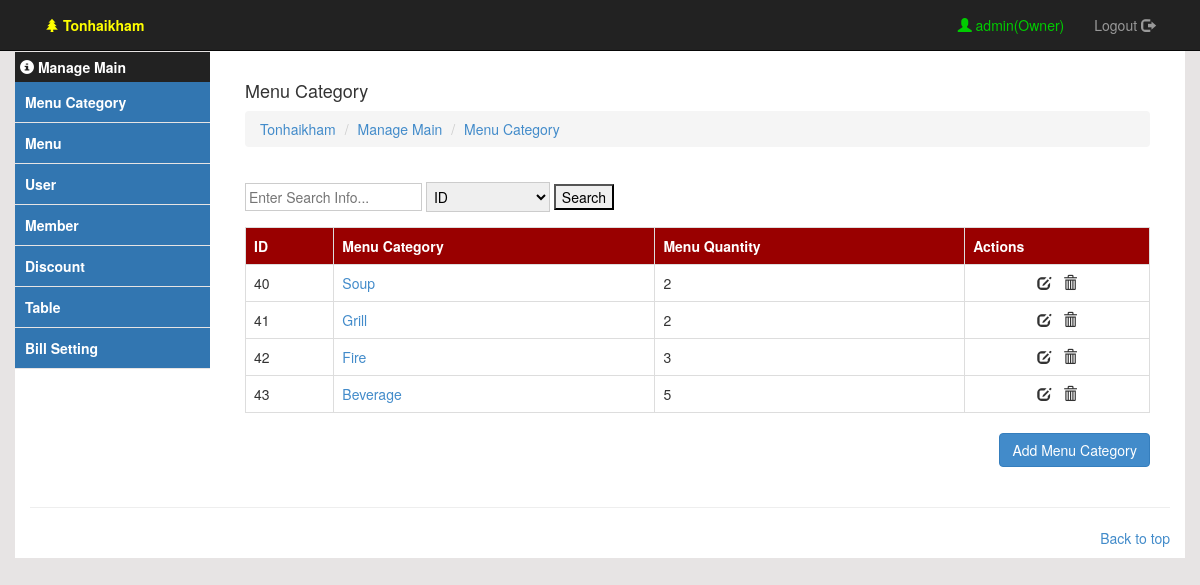
The app's page /main_manage.php?page=menu_type (signed in) with its own data.
### tables this page shows
CREATE TABLE `menu_category` (
  `menu_cate_id` int(11) NOT NULL,
  `menu_cate_name` varchar(50) NOT NULL
);

### includes/libraries/database.class.php (called while the page is built, shortened)
<?php
class Database {
    private $connection;
    private $hostname;
    private $username;
    private $password;
    public function __construct() {
        $this->hostname = DATABASE_HOST;
        $this->username = DATABASE_USER;
        $this->password = DATABASE_PASSWORD;
        $this->database = DATABASE_NAME;
    }
    public function openConnection() {
        $this->connection = mysql_connect($this->hostname, $this->username, $this->password);
    }
    public function executeStatement($statement) {
        $result = mysql_query($statement, $this->connection) or die(mysql_error());
        return $result;
    }
    public function executeSql($sql) {
        $result = $this->executeStatement($sql);
        $dataset = array();
        while ($row = mysql_fetch_object($result)) {
            $dataset[] = $row;
        }
        return $dataset;
    }
}

### includes/templates/view/menu_type.php (the view, shortened to what this page needs)
<?php
$txt_search = mysql_real_escape_string(trim(isset($_REQUEST['search_txt']) ? $_REQUEST['search_txt']: NULL));
$type_search = mysql_real_escape_string(trim(isset($_REQUEST['search_type']) ? $_REQUEST['search_type']:NULL));
$type_search_arr['ID'] = "WHERE `menu_category`.menu_cate_id LIKE '%$txt_search%' ";
$type_search_arr['Menu Category'] = "WHERE `menu_category`.menu_cate_name LIKE '%$txt_search%' ";
$type_search_arr['Menu Quantity'] = "WHERE `menu_category`.count_menu LIKE '%$txt_search%' ";
$sql_menu = "SELECT * FROM (SELECT `menu_category`.*, count(menu_id) as count_menu FROM `menu_category`
    LEFT JOIN `menu` ON `menu_category`.menu_cate_id = `menu`.menu_cate_id
    GROUP BY `menu_category`.menu_cate_id  ORDER BY `menu_cate_id` ASC) AS menu_category  " . (isset($type_search_arr[$type_search]) ? $type_search_arr[$type_search]: NULL) . "   ";
$menu_detail_arr = $database->executeSql($sql_menu);
?>
<div style="padding: 20px;">
    <h4>Menu Category</h4>
    <ol class="breadcrumb">
         <li><a href="backoffice.php">Tonhaikham</a></li>
        <li><a href="main_manage.php">Manage Main</a></li>
        <li><a href="main_manage.php?page=menu_type">Menu Category</a></li>
    </ol>
    <div class="row">
        <div style="padding: 15px;">
            <form action="main_manage.php" method="GET">
                <input type="text" placeholder="Enter Search Info..." name="search_txt" style="border: 1px solid #cccccc;padding: 3px;">
                <select name="search_type" style="border: 1px solid #cccccc;padding: 3px;">
                    <option value="ID">ID</option>
                </select>
                <input type="submit" value="Search">
            </form>
        </div>
    </div>
    <div class="table-responsive" style="overflow: auto">
        <table class="table table-bordered">
            <tr style="background-color: #990000;color: white">
                <th>ID</th>
                <th>Menu Category</th>
                <th>Menu Quantity</th>
                <th>Actions</th>
            </tr>
            <?php
            foreach ($menu_detail_arr as $menu_detail_value) {
                ?>
                <tr data-id='<?= $menu_detail_value->menu_cate_id ?>'>
                    <td><?= $menu_detail_value->menu_cate_id ?></td>
                    <td class="c_menu_type"><a href="main_manage.php?page=menu&search_txt=<?= $menu_detail_value->menu_cate_name ?>&search_type=Menu+Category"><?= $menu_detail_value->menu_cate_name ?></a></td>
                    <td><?= $menu_detail_value->count_menu ?></td>
                    <td style="text-align: center"><span class="glyphicon glyphicon-edit btn-menutype-ed" data-toggle="modal" data-target="#this_modal"></span>&nbsp;&nbsp;&nbsp;<span class="glyphicon glyphicon-trash btn-menutype-del"></span></td>
                </tr>
                <?php
            }
            ?>
        </table>
    </div>
    <div style="text-align: right">
        <button class="btn btn-primary" id="btn-pop-addmenutype" data-toggle="modal" data-target="#this_modal">Add Menu Category</button>
    </div>
</div>

### main_manage.php (style rules this page uses)
.glyphicon-trash, .glyphicon-edit { cursor: pointer; }

### records on screen
menu_category: menu_cate_id "40", menu_cate_name "Soup", count_menu "2"
menu_category: menu_cate_id "41", menu_cate_name "Grill", count_menu "2"
menu_category: menu_cate_id "42", menu_cate_name "Fire", count_menu "3"
menu_category: menu_cate_id "43", menu_cate_name "Beverage", count_menu "5"

### other values on screen
$sys_user "admin"
user_role($sys_user_role) "Owner"
